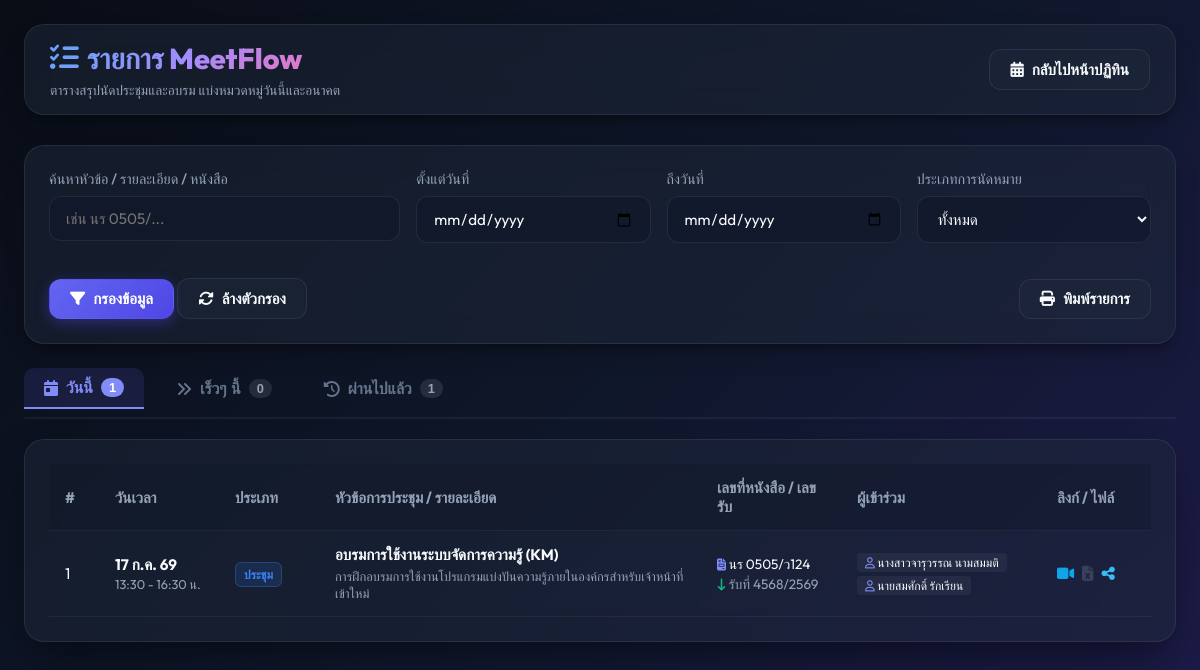
Page /list.php on the committed database.
### tables this page shows
CREATE TABLE IF NOT EXISTS `meetings` (
    `id` INT AUTO_INCREMENT PRIMARY KEY,
    `title` VARCHAR(255) NOT NULL,
    `description` TEXT,
    `meeting_type` VARCHAR(50) DEFAULT 'meeting',
    `meeting_date` DATE NOT NULL,
    `end_date` DATE DEFAULT NULL,
    `start_time` TIME NOT NULL,
    `end_time` TIME NOT NULL,
    `doc_no` VARCHAR(100) DEFAULT NULL,
    `office_no` VARCHAR(100) DEFAULT NULL,
    `meeting_link` VARCHAR(1000) DEFAULT NULL,
    `doc_file` VARCHAR(255) DEFAULT NULL,
    `admin_note` TEXT DEFAULT NULL,
    `created_at` TIMESTAMP DEFAULT CURRENT_TIMESTAMP
);

CREATE TABLE IF NOT EXISTS `meeting_types` (
    `id` INT AUTO_INCREMENT PRIMARY KEY,
    `type_key` VARCHAR(50) NOT NULL UNIQUE,
    `type_name` VARCHAR(100) NOT NULL,
    `color` VARCHAR(20) DEFAULT '#3b82f6',
    `created_at` TIMESTAMP DEFAULT CURRENT_TIMESTAMP
);

### db.php (called while the page is built, shortened)
        <?php
if (!function_exists('hexToRgba')) {
    function hexToRgba($hex, $alpha = 0.2) {
        $hex = str_replace('#', '', $hex);
        if (strlen($hex) == 3) {
            $r = hexdec(substr($hex, 0, 1) . substr($hex, 0, 1));
            $g = hexdec(substr($hex, 1, 1) . substr($hex, 1, 1));
            $b = hexdec(substr($hex, 2, 1) . substr($hex, 2, 1));
        } else {
            $r = hexdec(substr($hex, 0, 2));
            $g = hexdec(substr($hex, 2, 2));
            $b = hexdec(substr($hex, 4, 2));
        }
        return "rgba($r, $g, $b, $alpha)";
    }
}

### list.php (the view, shortened to what this page needs)
<?php
require_once 'db.php';
$isAdmin = isset($_SESSION['is_admin']) && $_SESSION['is_admin'] === true;
$search = isset($_GET['search']) ? trim($_GET['search']) : '';
$type = isset($_GET['type']) ? trim($_GET['type']) : 'all';
$startDate = isset($_GET['start_date']) ? trim($_GET['start_date']) : '';
$endDate = isset($_GET['end_date']) ? trim($_GET['end_date']) : '';
$meetingTypes = [];
try {
    $stmtTypes = $pdo->query("SELECT * FROM meeting_types");
    while ($row = $stmtTypes->fetch()) {
        $meetingTypes[$row['type_key']] = $row;
    }
} catch (\Exception $e) {
    $meetingTypes = [
        'meeting' => ['type_key' => 'meeting', 'type_name' => 'ประชุม', 'color' => '#3b82f6'],
        'training' => ['type_key' => 'training', 'type_name' => 'อบรม', 'color' => '#10b981']
    ];
}
$allMeetings = [];
try {
    $sql = "SELECT * FROM meetings WHERE 1=1";
    $params = [];
    $sql .= " ORDER BY meeting_date ASC, start_time ASC";
    $stmt = $pdo->prepare($sql);
    $stmt->execute($params);
    $allMeetings = $stmt->fetchAll();
    foreach ($allMeetings as $key => $meeting) {
        $stmtAttendees = $pdo->prepare("SELECT name FROM meeting_attendees WHERE meeting_id = ? ORDER BY id ASC");
        $stmtAttendees->execute([$meeting['id']]);
        $allMeetings[$key]['attendees'] = $stmtAttendees->fetchAll(PDO::FETCH_COLUMN);
    }
} catch (\PDOException $e) {
    $dbError = $e->getMessage();
}
$todayDate = date('Y-m-d');
$todayMeetings = [];
$upcomingMeetings = [];
$pastMeetings = [];
foreach ($allMeetings as $m) {
    $start = $m['meeting_date'];
    $end = !empty($m['end_date']) ? $m['end_date'] : $start;
    if ($todayDate >= $start && $todayDate <= $end) {
        $todayMeetings[] = $m;
    } elseif ($start > $todayDate) {
        $upcomingMeetings[] = $m;
    } else {
        $pastMeetings[] = $m;
    }
}
usort($pastMeetings, function($a, $b) {
    if ($a['meeting_date'] === $b['meeting_date']) {
        return strcmp($b['start_time'], $a['start_time']);
    }
    return strcmp($b['meeting_date'], $a['meeting_date']);
});
$thaiMonthsShort = [
    1 => 'ม.ค.', 2 => 'ก.พ.', 3 => 'มี.ค.', 4 => 'เม.ย.',
    5 => 'พ.ค.', 6 => 'มิ.ย.', 7 => 'ก.ค.', 8 => 'ส.ค.',
    9 => 'ก.ย.', 10 => 'ต.ค.', 11 => 'พ.ย.', 12 => 'ธ.ค.'
];
?>
<!DOCTYPE html>
<html lang="th">
<head>
    <link rel="stylesheet" href="style.css">
    <link rel="stylesheet" href="https://cdnjs.cloudflare.com/ajax/libs/font-awesome/6.4.0/css/all.min.css">
</head>
<body>
    <div class="app-container">
        <header class="app-header">
            <div class="logo-section">
                <h1><i class="fa-solid fa-list-check"></i> รายการ MeetFlow</h1>
                <p>ตารางสรุปนัดประชุมและอบรม แบ่งหมวดหมู่วันนี้และอนาคต</p>
            </div>
            <div class="header-actions">
                <a href="index.php" class="btn btn-secondary"><i class="fa-solid fa-calendar-days"></i> กลับไปหน้าปฏิทิน</a>
            </div>
        </header>
        <div class="report-filters-card">
            <form action="" method="GET">
                <div class="filter-row">
                    <div class="form-group">
                        <label for="search">ค้นหาหัวข้อ / รายละเอียด / หนังสือ</label>
                        <input type="text" id="search" name="search" value="<?= htmlspecialchars($search) ?>" placeholder="เช่น นร 0505/...">
                    </div>
                    <div class="form-group">
                        <label for="start_date">ตั้งแต่วันที่</label>
                        <input type="date" id="start_date" name="start_date" value="<?= htmlspecialchars($startDate) ?>">
                    </div>
                    <div class="form-group">
                        <label for="end_date">ถึงวันที่</label>
                        <input type="date" id="end_date" name="end_date" value="<?= htmlspecialchars($endDate) ?>">
                    </div>
                    <div class="form-group">
                        <label for="type">ประเภทการนัดหมาย</label>
                        <select id="type" name="type">
                            <option value="all" <?= $type === 'all' ? 'selected' : '' ?>>ทั้งหมด</option>
                        </select>
                    </div>
                </div>
                <div style="display: flex; justify-content: space-between; align-items: center; margin-top: 15px; flex-wrap: wrap; gap: 10px;">
                    <div>
                        <button type="submit" class="btn btn-primary"><i class="fa-solid fa-filter"></i> กรองข้อมูล</button>
                        <a href="list.php" class="btn btn-secondary"><i class="fa-solid fa-rotate"></i> ล้างตัวกรอง</a>
                    </div>
                    <div style="display: flex; gap: 8px;">
                        <button type="button" class="btn btn-secondary" onclick="window.print()"><i class="fa-solid fa-print"></i> พิมพ์รายการ</button>
                    </div>
                </div>
            </form>
        </div>
        <div class="tabs-container">
            <button class="tab-btn active" onclick="switchTab(event, 'today')">
                <i class="fa-solid fa-calendar-day"></i> วันนี้
                <span class="tab-count"><?= count($todayMeetings) ?></span>
            </button>
            <button class="tab-btn" onclick="switchTab(event, 'upcoming')">
                <i class="fa-solid fa-angles-right"></i> เร็วๆ นี้
                <span class="tab-count"><?= count($upcomingMeetings) ?></span>
            </button>
            <button class="tab-btn" onclick="switchTab(event, 'past')">
                <i class="fa-solid fa-clock-rotate-left"></i> ผ่านไปแล้ว
                <span class="tab-count"><?= count($pastMeetings) ?></span>
            </button>
        </div>
        <main class="report-table-card">
            <div id="tab-today" class="tab-content active">
                <?php renderMeetingsTable($todayMeetings, $thaiMonthsShort, $isAdmin); ?>
            </div>
        </main>
    </div>
</body>
</html>
<?php
function renderMeetingsTable($meetingsList, $thaiMonthsShort, $isAdmin) {
    global $meetingTypes;
    if (count($meetingsList) > 0): ?>
        <table style="min-width: 900px;">
            <thead>
                <tr>
                    <th style="width: 50px;">#</th>
                    <th style="width: 120px;">วันเวลา</th>
                    <th style="width: 100px;">ประเภท</th>
                    <th>หัวข้อการประชุม / รายละเอียด</th>
                    <th style="width: 140px;">เลขที่หนังสือ / เลขรับ</th>
                    <th style="width: 200px;">ผู้เข้าร่วม</th>
                    <th style="width: 110px;">ลิงก์ / ไฟล์</th>
                </tr>
            </thead>
            <tbody>
                <?php
                $idx = 1;
                foreach ($meetingsList as $m):
                    $dateParts = explode('-', $m['meeting_date']);
                    $thaiYear = intval($dateParts[0]) + 543;
                    $mShort = $thaiMonthsShort[intval($dateParts[1])];
                    $dateStr = intval($dateParts[2]) . ' ' . $mShort . ' ' . substr($thaiYear, 2, 2);
                    $start = substr($m['start_time'], 0, 5);
                    $end = substr($m['end_time'], 0, 5);
                    $isAllDay = ($start === '08:30' && $end === '16:30');
                    $timeStr = $isAllDay ? 'ตลอดทั้งวัน' : "$start - $end น.";
                ?>
                    <tr>
                        <td><?= $idx++ ?></td>
                        <td>
                            <strong><?= $dateStr ?></strong><br>
                            <span style="font-size: 0.8rem; color: var(--text-secondary);"><?= $timeStr ?></span>
                        </td>
                        <td>
                            <?php
                            $typeKey = $m['meeting_type'] ?? 'meeting';
                            $typeName = isset($meetingTypes[$typeKey]) ? $meetingTypes[$typeKey]['type_name'] : 'ประชุม';
                            $typeColor = isset($meetingTypes[$typeKey]) ? $meetingTypes[$typeKey]['color'] : '#3b82f6';
                            $rgbaColor = hexToRgba($typeColor, 0.15);
                            $rgbaColorBorder = hexToRgba($typeColor, 0.3);
                            ?>
                            <span class="badge-type" style="--type-bg: <?= $rgbaColor ?>; --type-color: <?= $typeColor ?>; --type-border: <?= $rgbaColorBorder ?>;"><?= htmlspecialchars($typeName) ?></span>
                        </td>
                        <td>
                            <strong><?= htmlspecialchars($m['title']) ?></strong>
                            <?php if (!empty($m['description'])): ?>
                                <div style="font-size: 0.8rem; color: var(--text-secondary); margin-top: 4px;"><?= htmlspecialchars($m['description']) ?></div>
                            <?php endif; ?>
                        </td>
                        <td>
                            <?php if ($m['doc_no']): ?>
                                <div style="font-size: 0.85rem;"><i class="fa-solid fa-file-invoice" style="font-size: 0.75rem; color: var(--primary-light);"></i> <?= htmlspecialchars($m['doc_no']) ?></div>
                            <?php endif; ?>
                            <?php if ($m['office_no']): ?>
                                <div style="font-size: 0.85rem; color: var(--text-secondary); margin-top: 2px;"><i class="fa-solid fa-arrow-down-long" style="font-size: 0.75rem; color: var(--success);"></i> <?= htmlspecialchars($m['office_no']) ?></div>
                            <?php endif; ?>
                        </td>
                        <td>
                            <?php if (count($m['attendees']) > 0): ?>
                                <div style="display: flex; flex-wrap: wrap; gap: 4px;">
                                    <?php foreach ($m['attendees'] as $att): ?>
                                        <span style="background: rgba(255,255,255,0.05); padding: 2px 8px; border-radius: 4px; font-size: 0.75rem; display: inline-block;"><i class="fa-regular fa-user" style="font-size: 0.7rem; color: var(--primary-light);"></i> <?= htmlspecialchars($att) ?></span>
                                    <?php endforeach; ?>
                                </div>
                            <?php else: ?>
                                <span style="color: var(--text-muted); font-size: 0.8rem;">ไม่ได้ระบุ</span>
                            <?php endif; ?>
                        </td>
                        <td>
                            <div style="display: flex; gap: 8px; align-items: center;">
                                <?php if ($m['meeting_link']): ?>
                                    <a href="<?= htmlspecialchars($m['meeting_link']) ?>" target="_blank" title="เข้าประชุมออนไลน์" style="color: var(--accent);"><i class="fa-solid fa-video"></i></a>
                                <?php else: ?>
                                    <span style="color: var(--text-muted); opacity: 0.4;"><i class="fa-solid fa-video-slash"></i></span>
                                <?php endif; ?>
                                <?php if ($m['doc_file']): ?>
                                    <a href="uploads/<?= htmlspecialchars($m['doc_file']) ?>" target="_blank" title="เปิดเอกสารแนบ" style="color: var(--success);"><i class="fa-solid fa-file-arrow-down"></i></a>
                                <?php else: ?>
                                    <span style="color: var(--text-muted); opacity: 0.4;"><i class="fa-solid fa-file-excel"></i></span>
                                <?php endif; ?>
                                <button type="button" class="btn-copy-share" onclick="copyShareLink(<?= $m['id'] ?>, this, '<?= htmlspecialchars(str_replace("'", "\\'", $m['title']), ENT_QUOTES, 'UTF-8') ?>')" title="คัดลอกลิงก์ข้อมูลนัดหมายเพื่อส่งต่อ" style="background: none; border: none; padding: 0; color: #38bdf8; cursor: pointer; font-size: 0.95rem; display: inline-flex; align-items: center; justify-content: center;"><i class="fa-solid fa-share-nodes"></i></button>
                            </div>
                        </td>
                    </tr>
                <?php endforeach; ?>
            </tbody>
        </table>
    <?php endif;
}
?>

### rows in the picture
meetings: meeting_date "17 ก.ค. 69", timeStr "13:30 - 16:30 น.", meeting_type.type_name "ประชุม", title "อบรมการใช้งานระบบจัดการความรู้ (KM)", description "การฝึกอบรมการใช้งานโปรแกรมแบ่งปันความรู้ภายในองค์กรสำหรับเจ้าหน้าที่เข้าใหม่", doc_no "นร 0505/ว124", office_no "รับที่ 4568/2569", att "นางสาวจารุวรรณ นามสมมติ", att "นายสมศักดิ์ รักเรียน"

### other values in the picture
count($todayMeetings) "1"
count($upcomingMeetings) "0"
count($pastMeetings) "1"
